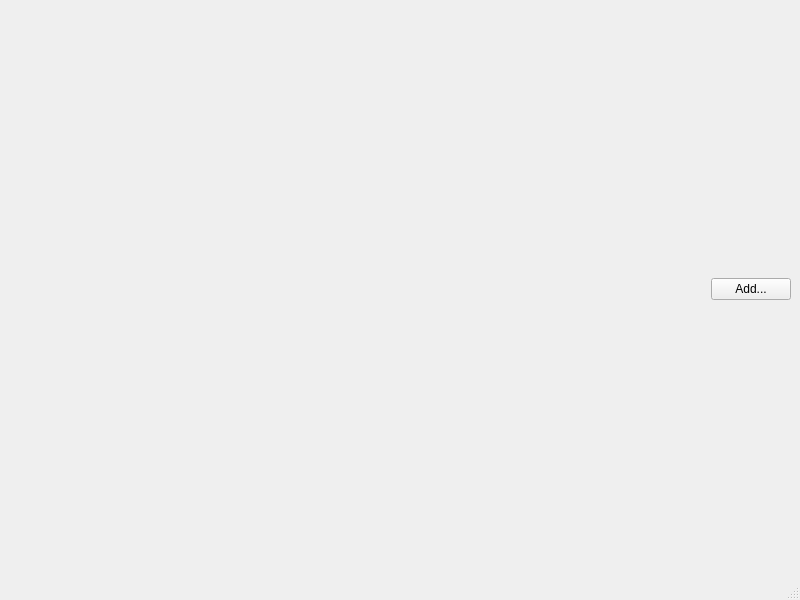
<?xml version="1.0" encoding="UTF-8"?>
<ui version="4.0">
 <class>MainWindow</class>
 <widget class="QMainWindow" name="MainWindow">
  <property name="geometry">
   <rect>
    <x>0</x>
    <y>0</y>
    <width>800</width>
    <height>600</height>
   </rect>
  </property>
  <property name="windowTitle">
   <string>MainWindow</string>
  </property>
  <widget class="QWidget" name="centralwidget">
   <layout class="QGridLayout" name="gridLayout">
    <item row="0" column="0">
     <layout class="QVBoxLayout" name="verticalLayout">
      <item>
       <layout class="QHBoxLayout" name="bottomLayout">
        <item>
         <spacer name="horizontalSpacer">
          <property name="orientation">
           <enum>Qt::Horizontal</enum>
          </property>
          <property name="sizeHint" stdset="0">
           <size>
            <width>40</width>
            <height>20</height>
           </size>
          </property>
         </spacer>
        </item>
        <item>
         <widget class="QPushButton" name="addButton">
          <property name="text">
           <string>Add...</string>
          </property>
         </widget>
        </item>
       </layout>
      </item>
     </layout>
    </item>
   </layout>
  </widget>
  <widget class="QMenuBar" name="menubar">
   <property name="geometry">
    <rect>
     <x>0</x>
     <y>0</y>
     <width>800</width>
     <height>21</height>
    </rect>
   </property>
  </widget>
  <widget class="QStatusBar" name="statusbar"/>
 </widget>
 <resources/>
 <connections/>
</ui>
